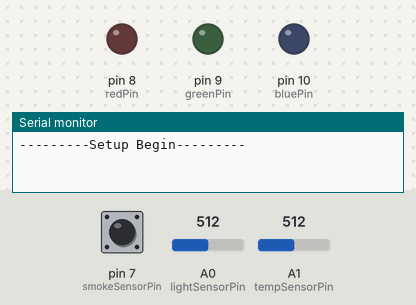
A sketch run on a simulated Arduino Uno, built with avr-gcc and run on an emulated ATmega328P. Parts: output pins drawn as LEDs (lit = HIGH), the last lines printed to the serial monitor. The test bench sets the inputs (shaded band); at power-on: pin 7 (smokeSensorPin) LOW, A0 (lightSensorPin) = 512, A1 (tempSensorPin) = 512. The modem accepts every AT command (registered, SIM ready, sends succeed) and sends nothing else.

Above: at 0.1 s.
At 18.3 s:
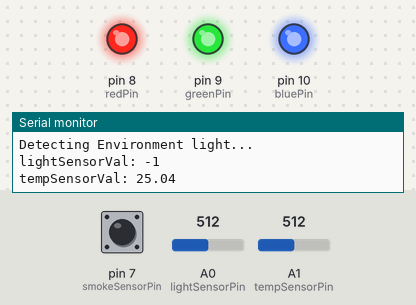
18.4 s: pin 7 (smokeSensorPin) pulsed HIGH 2 times (0.12 s each, 0.3 s apart)
Timing chart, 0 to 21.4 s (numbered marks = the images above; inputs shaded):
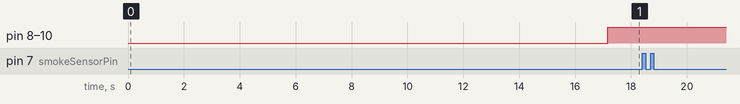

The sketch:

main.ino
```cpp
#include <SoftwareSerial.h>
#include <math.h>

SoftwareSerial wifiSerial(2,3);

#define SSID "dongWifi"
#define PASSWORD "11223344"
#define PORT "12345"

//Wifi
String fmsg;
String cmd;

//lightSensor
int lightSensorMax, lightSensorMin;
const int lightSensorPin = A0;

//LED
const int redPin = 8;
const int greenPin = 9;
const int bluePin = 10;

//smokeSensor
const int smokeSensorPin = 7;

//tempSensor
const int tempSensorPin = A1;

void setup(){
    wifiSerial.begin(115200);
    Serial.begin(9600);
    espSetup();
    lightSensorSetup();
}

void loop(){

    int lightSensorVal = readLightSensor();
    double tempSensorVal = readTempSensor();
    ledDisplay(lightSensorVal, tempSensorVal, 0);
    double smokeSensorVal = readSmokeSensor();
    ledDisplay(lightSensorVal, tempSensorVal, smokeSensorVal);
    //Wifi
    receiveMsg();
    sendMsg(lightSensorVal, tempSensorVal, smokeSensorVal);

    delay(5000);
}

void receiveMsg(){
    String msg;

    while(wifiSerial.available()){
        fmsg += (char)wifiSerial.read();
        delay(2);
    }
    msg = getString(fmsg);
    if(msg != NULL){
        Serial.println(msg);
        delay(250);
    }
}

void lightSensorSetup(){
    lightSensorMax = 0;
    lightSensorMin = 1023;
    unsigned long startTime;
    startTime = millis();
    while(millis()-startTime < 5000){
        Serial.println("Detecting Environment light...");
        int sensorVal = analogRead(lightSensorPin);
        lightSensorMax = (sensorVal>lightSensorMax)?sensorVal:lightSensorMax;
        lightSensorMin = (sensorVal<lightSensorMin)?sensorVal:lightSensorMin;
    }
}

void getResponse(){
    String response;
    while(wifiSerial.available()){
        char c = wifiSerial.read();
        response += c;
    }
    Serial.println(response);
}

void espSetup(){
    int cnt = 0;
    Serial.println("---------Setup Begin---------");

    //Step1. Reset ESP8266
    wifiSerial.println("AT+RST");
    delay(2000);
    getResponse();

    //Step2. Connection Test of ESP8266
    Serial.println("---------Setup AT---------");
    while(1){
        wifiSerial.println("AT");
        delay(250);
        if(wifiSerial.find("OK")){
            cnt++;
        }
        if(cnt == 5){
            Serial.println("Test OK");
            cnt=0;
            break;
        }else Serial.println("Waiting...");
    }

    //Step3. Station Mode
    Serial.println("---------STATION MODE---------");
    while(1){
        wifiSerial.println("AT+CWMODE=1");
        delay(250);
        if(wifiSerial.find("OK")){
            cnt ++;
        }
        if( cnt == 5){
            Serial.println("Station Mode Setted 1");
            cnt = 0;
            break;
        }else Serial.println("Waiting...");
    }

    //Step4. Connect to wifiSerial
    Serial.println("---------CONNECT TO wifiSerial---------");
    while(1){
        cmd = "";
        cmd += "AT+CWJAP=\"";
        cmd += SSID;
        cmd += "\",\"";
        cmd += PASSWORD;
        cmd += "\"";
        wifiSerial.println(cmd);
        if(wifiSerial.find("OK")){
            cnt++;
        }
        if(cnt == 3){
            Serial.println("Connection Established");
            cnt = 0;
            break;
        }else Serial.println("Waiting...");
    }

    //Step5. Find IP Address
    Serial.println("---------Find IP---------");
    wifiSerial.println("AT+CIFSR");
    delay(2000);
    getResponse();

    //Step6. Setting Multiple Connections
    Serial.println("---------Set multiple connections---------");
    while(1){
      wifiSerial.println("AT+CIPMUX=0");
      delay(250);
      if(wifiSerial.find("OK")){
        cnt++;
      }
      if(cnt==5){
        Serial.println("Multiple Connections Enabled");
        cnt = 0;
        break;
      }else Serial.println("Waiting...");
    }

    //Step7. Setting TCP Connection
    Serial.println("---------TCP Connection---------");
    while(1){
        cmd = "";
        cmd += "AT+CIPSTART=\"TCP\",\"";
        cmd += "192.168.137.1\",";
        cmd += PORT;
        wifiSerial.println(cmd);
        delay(3000);
        if(wifiSerial.find("ERROR")){
          Serial.println("TCP connection fail!");
          break;
        }else break;
        if(cnt == 5){
            Serial.print("Setting Port");
            Serial.println(PORT);
            cnt = 0;
            break;
        }else Serial.println("Waiting...");
    }

    Serial.println("---------Setup Done---------");
    delay(200);
}

int readLightSensor(){
    int val = analogRead(lightSensorPin);
    val = constrain(val, lightSensorMin, lightSensorMax);
    val = map(val, lightSensorMin, lightSensorMax, 0, 255);
    Serial.print("lightSensorVal: ");
    Serial.println(val);
    return val;
}


double readTempSensor(){
    const double voltagePower=5;
    const double Rs=20;//取樣電阻為20千歐
    const int B=3892;
    const double T1=273.15+25;//常溫
    const double R1=20;//常溫對應的阻值，注意單位是千歐

    double digitalValue=analogRead(1);
    double voltageValue=(digitalValue/1023)*5;
    double Rt=((voltagePower-voltageValue)*Rs)/voltageValue;
    double T = ((T1*B)/(B+T1*log(Rt/R1)))-273.15;
    Serial.print("tempSensorVal: ");
    Serial.println(T);
    return T;
}

double readSmokeSensor(){
    unsigned long startTime;
    unsigned long duration;
    unsigned long lowPulseTime = 0;
    const int sampleTime = 5000;
    startTime = millis();
    while(millis() - startTime <= sampleTime){
        duration = pulseIn(smokeSensorPin, LOW);
        lowPulseTime += duration;
    }

    double ratio = lowPulseTime / (sampleTime*10.0);
    double concentration = 1.1*pow(ratio,3) - 3.8*pow(ratio,2) + 520*ratio + 0.62;
    Serial.print("smokeSensorVal: ");
    Serial.println(concentration);
    return concentration;
}

void ledDisplay(int lightSensorVal, double tempSensorVal, double smokeSensorVal){
    if(tempSensorVal > 38.0){
      analogWrite(redPin, 255);
      analogWrite(greenPin, 0);
      analogWrite(bluePin, 0);
    }else{
      analogWrite(redPin, 255 - lightSensorVal);
      analogWrite(greenPin, 255 - lightSensorVal);
      analogWrite(bluePin, 255 - lightSensorVal);
    }
}

void sendMsg(int lightSensorVal, double tempSensorVal, double smokeSensorVal){
    String msg = String(lightSensorVal) + " " + String(tempSensorVal) + " " + String(smokeSensorVal) + "\r\n";
    cmd = "";
    cmd = "AT+CIPSEND=" + String(13+msg.length());
    String sendMsg = cmd + "\r\n" + msg;
    wifiSerial.println(sendMsg);
}

String getString(String flmsg){
    int len, delimiter;
    String lmsg;
    len = delimiter = 0;

    len = flmsg.length();
    for(int i=0;i<len;i++){
        if(flmsg[i] == ':'){
            delimiter = i;
        }
        if(i > delimiter && delimiter != 0){
            lmsg += flmsg[i];
        }
    }
    fmsg = "";
    return lmsg;
}
```
